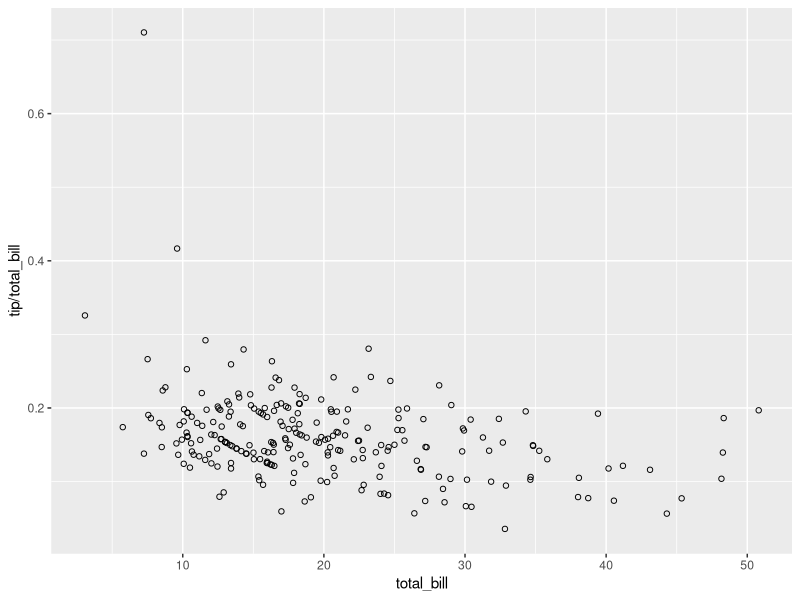
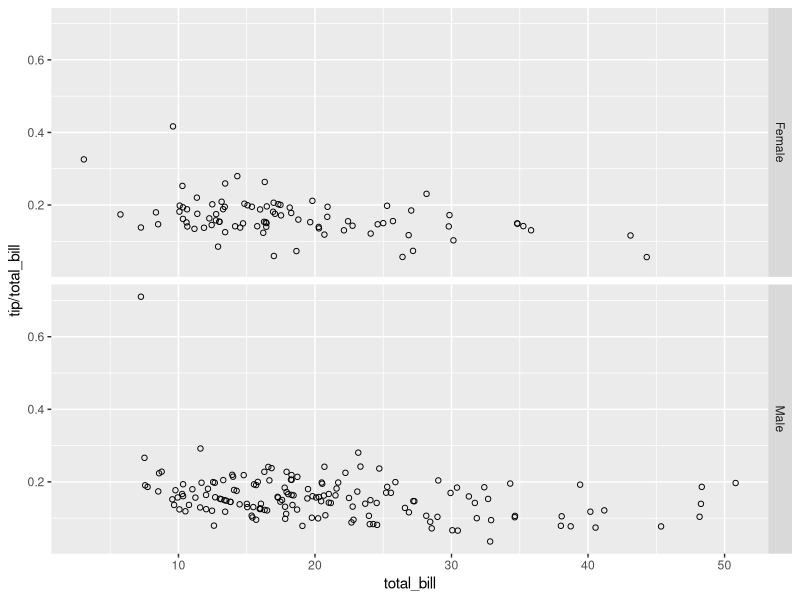
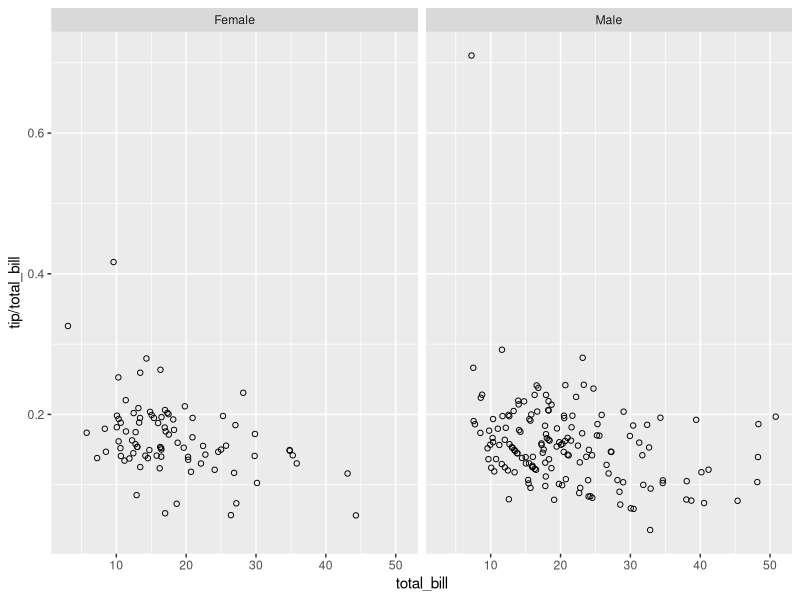
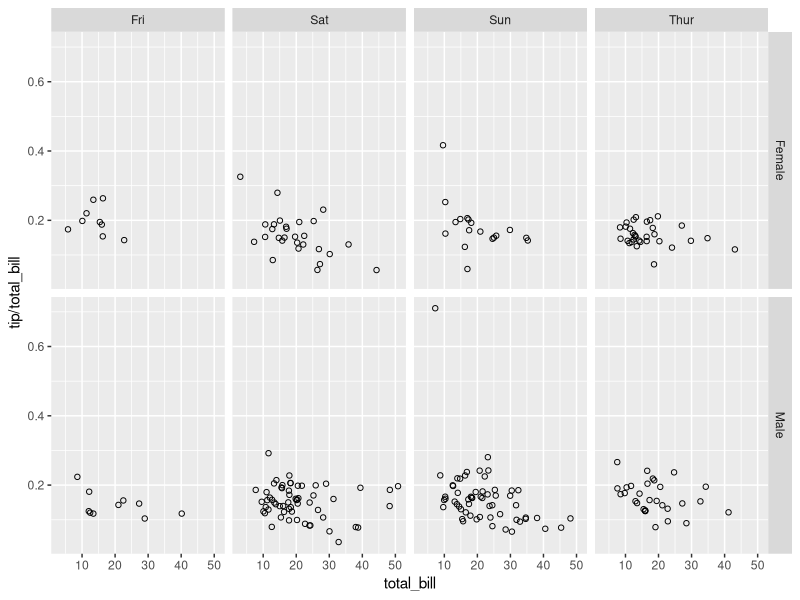
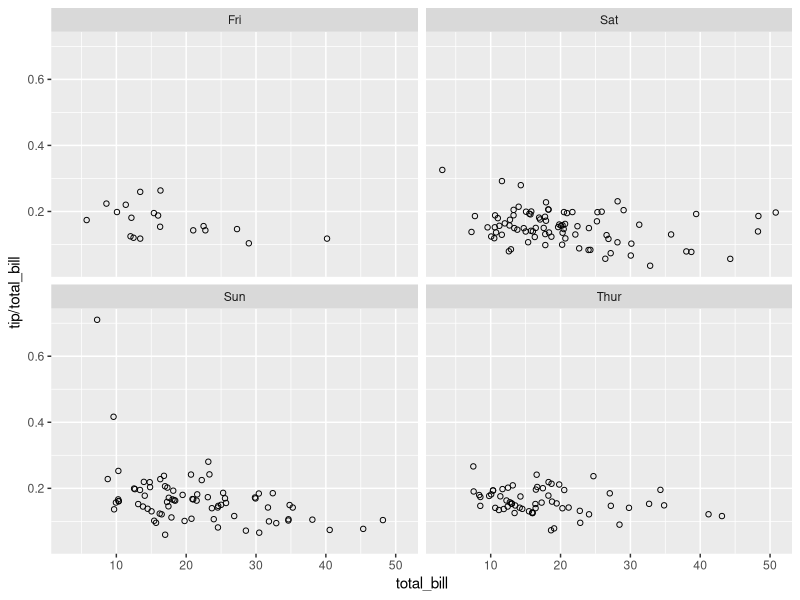

Source code (R) for these figures, in order:
# Faceting
# Reference: http://www.cookbook-r.com/Graphs/Facets_(ggplot2)/

rs <- library(reshape2)

head(tips)

summary(tips)

str(tips)

library(ggplot2)

# Scatterplot
sp <- ggplot(tips, aes(x=total_bill, y=tip/total_bill)) + geom_point(shape=1)
sp

# A função facet_grig() promove o faceting ao se indicar variável de agrupamento e 
# o modo vertical ou horizontal

sp + facet_grid(sex ~ .)

sp + facet_grid(. ~ sex)

sp + facet_grid(sex ~ day)

# A função facet_wrap() efetua o faceting e estabelece o número de colunas

sp + facet_wrap(. ~ day, ncol = 2)
